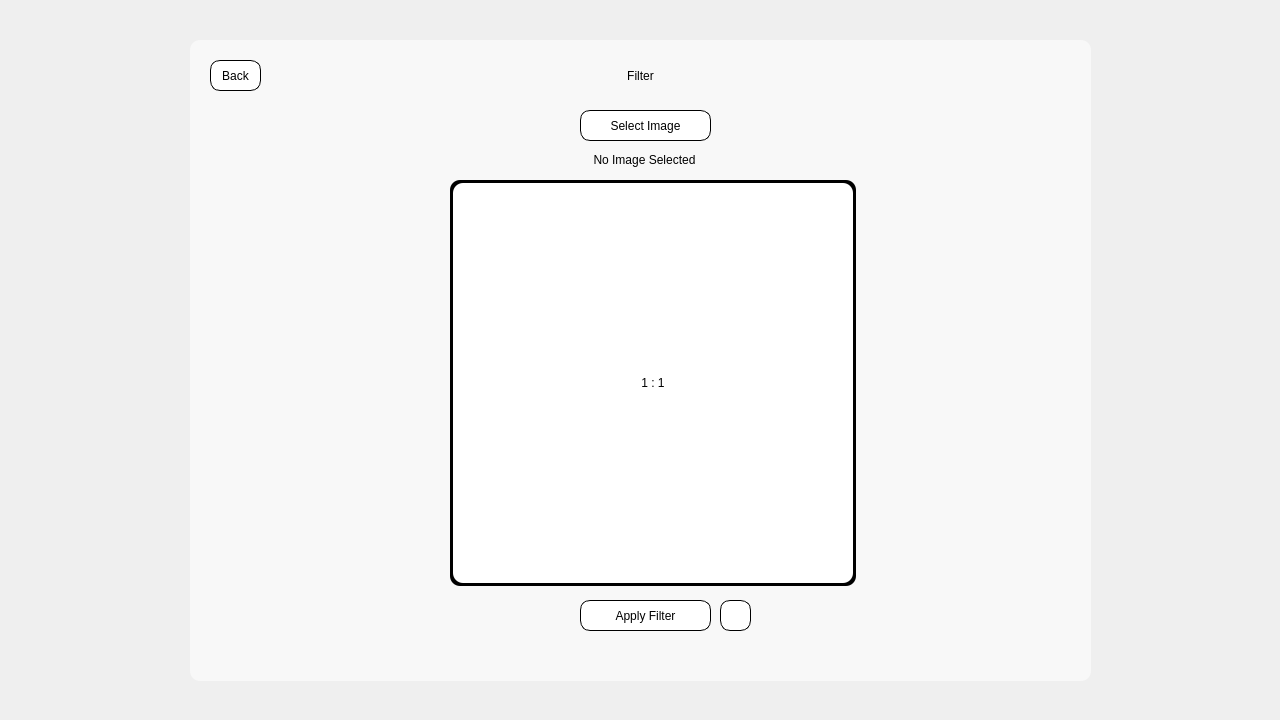
<?xml version="1.0" encoding="UTF-8"?>
<ui version="4.0">
 <class>MainWindow</class>
 <widget class="QMainWindow" name="MainWindow">
  <property name="geometry">
   <rect>
    <x>0</x>
    <y>0</y>
    <width>1280</width>
    <height>720</height>
   </rect>
  </property>
  <property name="windowTitle">
   <string>MainWindow</string>
  </property>
  <widget class="QWidget" name="centralwidget">
   <widget class="QLabel" name="label">
    <property name="geometry">
     <rect>
      <x>0</x>
      <y>0</y>
      <width>1281</width>
      <height>721</height>
     </rect>
    </property>
    <property name="text">
     <string/>
    </property>
    <property name="pixmap">
     <pixmap>../img/bg.jpg</pixmap>
    </property>
    <property name="scaledContents">
     <bool>true</bool>
    </property>
   </widget>
   <widget class="QFrame" name="frame">
    <property name="geometry">
     <rect>
      <x>190</x>
      <y>40</y>
      <width>901</width>
      <height>641</height>
     </rect>
    </property>
    <property name="styleSheet">
     <string notr="true">background-color: rgb(248, 248, 248);
border-radius: 10px
</string>
    </property>
    <property name="frameShape">
     <enum>QFrame::StyledPanel</enum>
    </property>
    <property name="frameShadow">
     <enum>QFrame::Raised</enum>
    </property>
    <widget class="QLabel" name="filter_name">
     <property name="geometry">
      <rect>
       <x>280</x>
       <y>10</y>
       <width>341</width>
       <height>51</height>
      </rect>
     </property>
     <property name="styleSheet">
      <string notr="true">
font: 87 14pt &quot;Segoe UI Black&quot;;</string>
     </property>
     <property name="text">
      <string>Filter</string>
     </property>
     <property name="alignment">
      <set>Qt::AlignCenter</set>
     </property>
    </widget>
    <widget class="QPushButton" name="applyfilter">
     <property name="geometry">
      <rect>
       <x>390</x>
       <y>560</y>
       <width>131</width>
       <height>31</height>
      </rect>
     </property>
     <property name="cursor">
      <cursorShape>PointingHandCursor</cursorShape>
     </property>
     <property name="styleSheet">
      <string notr="true">QPushButton {
font: 9pt &quot;Segoe UI&quot;;
border-width: 1px;
border-style: outset;
border-radius: 10px;
border-color: black;
background-color: rgb(255, 255, 255);
}
QPushButton:hover {
color: white;
background-color: rgb(20, 20, 67);
}</string>
     </property>
     <property name="text">
      <string>Apply Filter</string>
     </property>
     <property name="autoDefault">
      <bool>false</bool>
     </property>
     <property name="default">
      <bool>false</bool>
     </property>
     <property name="flat">
      <bool>false</bool>
     </property>
    </widget>
    <widget class="QPushButton" name="selectimage">
     <property name="geometry">
      <rect>
       <x>390</x>
       <y>70</y>
       <width>131</width>
       <height>31</height>
      </rect>
     </property>
     <property name="cursor">
      <cursorShape>PointingHandCursor</cursorShape>
     </property>
     <property name="styleSheet">
      <string notr="true">QPushButton {
font: 9pt &quot;Segoe UI&quot;;
border-width: 1px;
border-style: outset;
border-radius: 10px;
border-color: black;
background-color: rgb(255, 255, 255);
}
QPushButton:hover {
color: white;
background-color: rgb(20, 20, 67);
}</string>
     </property>
     <property name="text">
      <string>Select Image</string>
     </property>
     <property name="autoDefault">
      <bool>false</bool>
     </property>
     <property name="default">
      <bool>false</bool>
     </property>
     <property name="flat">
      <bool>false</bool>
     </property>
    </widget>
    <widget class="QPushButton" name="back">
     <property name="geometry">
      <rect>
       <x>20</x>
       <y>20</y>
       <width>51</width>
       <height>31</height>
      </rect>
     </property>
     <property name="cursor">
      <cursorShape>PointingHandCursor</cursorShape>
     </property>
     <property name="styleSheet">
      <string notr="true">QPushButton {
font: 9pt &quot;Segoe UI&quot;;
border-width: 1px;
border-style: outset;
border-radius: 10px;
border-color: black;
background-color: rgb(255, 255, 255);
}
QPushButton:hover {
color: white;
background-color: rgb(20, 20, 67);
}</string>
     </property>
     <property name="text">
      <string>Back</string>
     </property>
     <property name="autoDefault">
      <bool>false</bool>
     </property>
     <property name="default">
      <bool>false</bool>
     </property>
     <property name="flat">
      <bool>false</bool>
     </property>
    </widget>
    <widget class="QLabel" name="imagename">
     <property name="geometry">
      <rect>
       <x>294</x>
       <y>110</y>
       <width>321</width>
       <height>20</height>
      </rect>
     </property>
     <property name="text">
      <string>No Image Selected</string>
     </property>
     <property name="alignment">
      <set>Qt::AlignCenter</set>
     </property>
    </widget>
    <widget class="QFrame" name="frame_2">
     <property name="geometry">
      <rect>
       <x>260</x>
       <y>140</y>
       <width>406</width>
       <height>406</height>
      </rect>
     </property>
     <property name="styleSheet">
      <string notr="true">background-color: rgb(0, 0, 0);</string>
     </property>
     <property name="frameShape">
      <enum>QFrame::StyledPanel</enum>
     </property>
     <property name="frameShadow">
      <enum>QFrame::Raised</enum>
     </property>
     <widget class="QLabel" name="image">
      <property name="geometry">
       <rect>
        <x>3</x>
        <y>3</y>
        <width>400</width>
        <height>400</height>
       </rect>
      </property>
      <property name="styleSheet">
       <string notr="true">background-color: rgb(255, 255, 255);</string>
      </property>
      <property name="text">
       <string>1 : 1</string>
      </property>
      <property name="alignment">
       <set>Qt::AlignCenter</set>
      </property>
     </widget>
    </widget>
    <widget class="QLabel" name="result">
     <property name="geometry">
      <rect>
       <x>290</x>
       <y>600</y>
       <width>321</width>
       <height>20</height>
      </rect>
     </property>
     <property name="styleSheet">
      <string notr="true"/>
     </property>
     <property name="text">
      <string/>
     </property>
     <property name="alignment">
      <set>Qt::AlignCenter</set>
     </property>
    </widget>
    <widget class="QPushButton" name="open">
     <property name="geometry">
      <rect>
       <x>530</x>
       <y>560</y>
       <width>31</width>
       <height>31</height>
      </rect>
     </property>
     <property name="cursor">
      <cursorShape>PointingHandCursor</cursorShape>
     </property>
     <property name="styleSheet">
      <string notr="true">QPushButton {
font: 9pt &quot;Segoe UI&quot;;
border-width: 1px;
border-style: outset;
border-radius: 10px;
border-color: black;
background-color: rgb(255, 255, 255);
}
</string>
     </property>
     <property name="text">
      <string/>
     </property>
     <property name="icon">
      <iconset>
       <normaloff>../img/open.png</normaloff>../img/open.png</iconset>
     </property>
     <property name="iconSize">
      <size>
       <width>20</width>
       <height>32</height>
      </size>
     </property>
     <property name="autoDefault">
      <bool>false</bool>
     </property>
     <property name="default">
      <bool>false</bool>
     </property>
     <property name="flat">
      <bool>false</bool>
     </property>
    </widget>
   </widget>
  </widget>
 </widget>
 <resources/>
 <connections/>
</ui>
